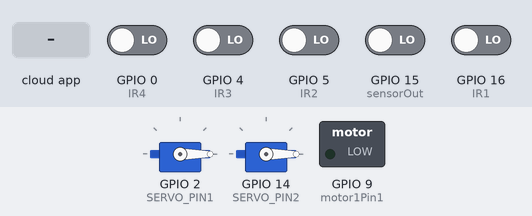
The sketch below on a simulated ESP8266 (NodeMCU). Parts: 2 × servo, switched loads named in the sketch (green lamp = pin HIGH). The inputs (shaded band) are chosen by the test bench; at power-on: GPIO 0 (IR4), GPIO 4 (IR3), GPIO 5 (IR2), GPIO 15 (sensorOut), GPIO 16 (IR1) LOW. Pins used as bus, display or sensor lines are not drawn; what the sketch prints to the serial monitor is not drawn.

Above: at 2.7 s.
2.8 s: the phone or cloud app sets wedochainstate to startW
At 3.4 s:
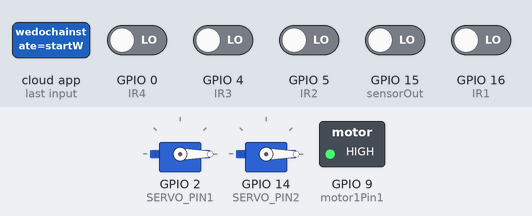
4.3 s: the phone or cloud app sets wedochainstate to stopW
At 7.8 s:
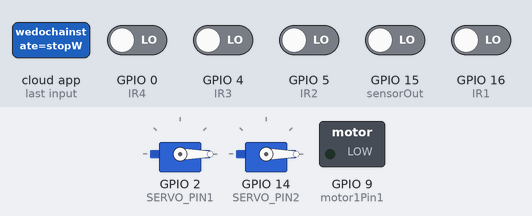
Timing chart, 0 to 9.3 s (numbered marks = the images above; inputs shaded):
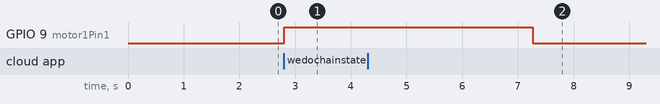

The sketch:

finalechaineEsp32.ino
```cpp
#include <ESP8266WiFi.h>
#include <Servo.h>
//chain state
boolean chainstate = false ;
int motor1Pin1 = 9;
//ir1
#define IR1 16
bool ir1;
int count1 = 0;
boolean security1 = true;
boolean state = true;
//ir2
#define IR2 5
bool ir2;
int count2 = 0;
boolean security2 = true;
boolean state2 = true;
//ir3
#define IR3 4
bool ir3;
int count3 = 0;
boolean security3 = true;
boolean state3 = true;
//ir4
#define IR4 0
bool ir4;
int count4 = 0;
boolean security4 = true;
boolean state4 = true;

//Servo1
#define SERVO_PIN1 2
Servo servo;
//Servo2
#define SERVO_PIN2 14
Servo servo2;
int angle = 0;          // the current angle of servo motor
int lastMotionState;    // the previous state of motion sensor
int currentMotionState;
//color
#define S2 12
#define S3 13
#define sensorOut 15
int redfrequency = 0;
int greenfrequency = 0;
int bluefrequency = 0;
int red = 0;
int green = 0;
int bleu = 0;
int countred =0;
int countgreen=0;

//wifi
#include <ESP8266WiFi.h> //<WiFi.h>
#include "AdafruitIO_WiFi.h"

#define WIFI_SSID       "WDC-WLAN"//"Redmi"//globalnet//esprit//Redmi
#define WIFI_PASS       "WwwDC19$"//"23091997" //39581064  70834402//23091997
//"70834402"

#define IO_USERNAME    "ghass"
#define IO_KEY         "aio_bgGB79o3k91ktCPOS16S66HFtzTa"
AdafruitIO_WiFi io(IO_USERNAME, IO_KEY, WIFI_SSID, WIFI_PASS);

AdafruitIO_Feed *wedochain = io.feed("wedochain");
AdafruitIO_Feed *wedochainstate = io.feed("wedochainstate");
int pieces =0;
void setup() {
  Serial.begin(9600);
  pinMode(IR1, INPUT);
  pinMode(IR2, INPUT);
  pinMode(IR3, INPUT);
  pinMode(IR4, INPUT);
  pinMode(motor1Pin1, OUTPUT);
  digitalWrite(motor1Pin1, LOW);
  //servo

  servo.attach(SERVO_PIN1);           // attaches the servo on pin 9 to the servo object
  servo2.attach(SERVO_PIN2);
  servo.write(angle);
  servo2.write(0);
  //color
  pinMode(S2, OUTPUT);
pinMode(S3, OUTPUT);
pinMode(sensorOut, INPUT);
//wifi
 io.connect();
// received from adafruit io.
wedochainstate->onMessage(handleMessage);

  while(io.status() < AIO_CONNECTED)
  {
    Serial.print(".");
    delay(500);
  }

}
void loop() {
io.run();
while(chainstate){
io.run();
//color

digitalWrite(S2,LOW);
digitalWrite(S3,LOW);
// Reading the output frequency
redfrequency = pulseIn(sensorOut, LOW);
// Printing the value on the serial monitor
Serial.print("R= ");//printing name
Serial.print(redfrequency);//printing RED color frequency
Serial.print(" ");
delay(20);
// Setting Green filtered photodiodes to be read
digitalWrite(S2,HIGH);
digitalWrite(S3,HIGH);
// Reading the output frequency
greenfrequency = pulseIn(sensorOut, LOW);
// Printing the value on the serial monitor
Serial.print("G= ");//printing name
Serial.print(greenfrequency);//printing RED color frequency
Serial.print(" ");
delay(20);
// Setting Blue filtered photodiodes to be read
digitalWrite(S2,LOW);
digitalWrite(S3,HIGH);
// Reading the output frequency
bluefrequency = pulseIn(sensorOut, LOW);
// Printing the value on the serial monitor
Serial.print("B= ");//printing name
Serial.print(bluefrequency);//printing RED color frequency
Serial.println(" ");
delay(20);
if ( redfrequency<30 && 22<redfrequency && greenfrequency<19 && 11<greenfrequency && bluefrequency< 10   && 5<bluefrequency  )  {Serial.print("bbbbbbb"); bleu = 1;}
if ( redfrequency<40 && 30<redfrequency && greenfrequency<25 && 15<greenfrequency && bluefrequency< 38   && 28<bluefrequency  ) {Serial.print("ggggggg");green =1;}
if ( redfrequency<23 && 12<redfrequency && greenfrequency<77 && 69<greenfrequency && bluefrequency< 62   && 52<bluefrequency  )  {Serial.print("rrrrr");red=1;}
Serial.print(" green  ");Serial.println(green);
Serial.print(" red  ");Serial.println(red);


  //ir 1
  ir1 = digitalRead(IR1);
  if (ir1 == 0 && state && security1)
  {
    pieces++;
    Serial.print("pieces   : " ); Serial.println(pieces);
    count1++;
    state = false;
    security1 = false;
    Serial.print("IR 1 :  " ); Serial.println(count1);

  }
  if (ir1 == 1)  {
    security1 = true;
  }
  if (ir1 == 0)  {
    state = true;
    delay(300);
  }

  //ir 2
  ir2 = digitalRead(IR2);
  if (ir2 == 0 && state2 && security2 && red == 1 )
  {

    count2++;
    countred++;
    state2 = false;
    security2 = false;
    Serial.print("IR 2 :  " ); Serial.println(count2);
    delay(450);
    servo.write(130);
    delay(500);
    servo.write(0);
    red=0;
    //adf
     // pieces++;
      if( pieces>2 ){
            io.run();
            wedochain->save("A"+String(count2)+"B"+String(count3)+"C"+String(count4)+"T"+String(count1)+"F");
            pieces=0;
         }
    delay(100);
  }
  if (ir2 == 1)  {
    security2 = true;
  }
  if (ir2 == 0)  {
    state2 = true;
    delay(300);
  }
  //ir 3
  ir3 = digitalRead(IR3);
  if (ir3 == 0 && state3 && security3 && green == 1)
  {
    countgreen++;
    count3++;
    state3 = false;
    security3 = false;
    Serial.print("IR 3 :  " ); Serial.println(count3);
    delay(300);
    servo2.write(140);
    delay(500);
    servo2.write(0);
    green = 0;
    //adf
    //pieces++;
      if( pieces>2 ){
            io.run();
            wedochain->save("A"+String(count2)+"B"+String(count3)+"C"+String(count4)+"T"+String(count1)+"F");
            pieces=0;
         }
    delay(100);
  }

  if (ir3 == 1)  {
    security3 = true;
  }
  if (ir3 == 0)  {
    state3 = true;
    delay(300);
  }
  //ir 4
  ir4 = digitalRead(IR4);
  if (ir4 == 0 && state4 && security4)
  {
    count4++;
    state4 = false;
    security4 = false;
    Serial.print("IR 4 :  " ); Serial.println(count4);
     //adf

      if( pieces>3 ){
            io.run();

            wedochain->save("A"+String(count2)+"B"+String(count3)+"C"+String(count4)+"T"+String(count1-1)+"F");
            pieces=0;
         }
  }
  if (ir4 == 1)  {
    security4 = true;
  }
  if (ir4 == 0)  {
    state4 = true;
    delay(300);
  }
}
}
void handleMessage(AdafruitIO_Data *data) {

  Serial.print("received <-  ");
  Serial.println(data->toString());
  if(data->toString() == "startW"){
    chainstate= true;
    Serial.print("heyyyy");
    Serial.println("Moving Forward");
  digitalWrite(motor1Pin1, HIGH);

    }
   if(data->toString() == "stopW"){
    chainstate= false;
    Serial.print("noooo");
    Serial.println("Moving back ");
  digitalWrite(motor1Pin1, LOW);

    }

}
```

Measured:
- after the input at 2.8 s, GPIO 9 (motor1Pin1): LOW → HIGH at once
- after the input at 4.3 s, GPIO 9 (motor1Pin1): HIGH → LOW after 3.0 s
